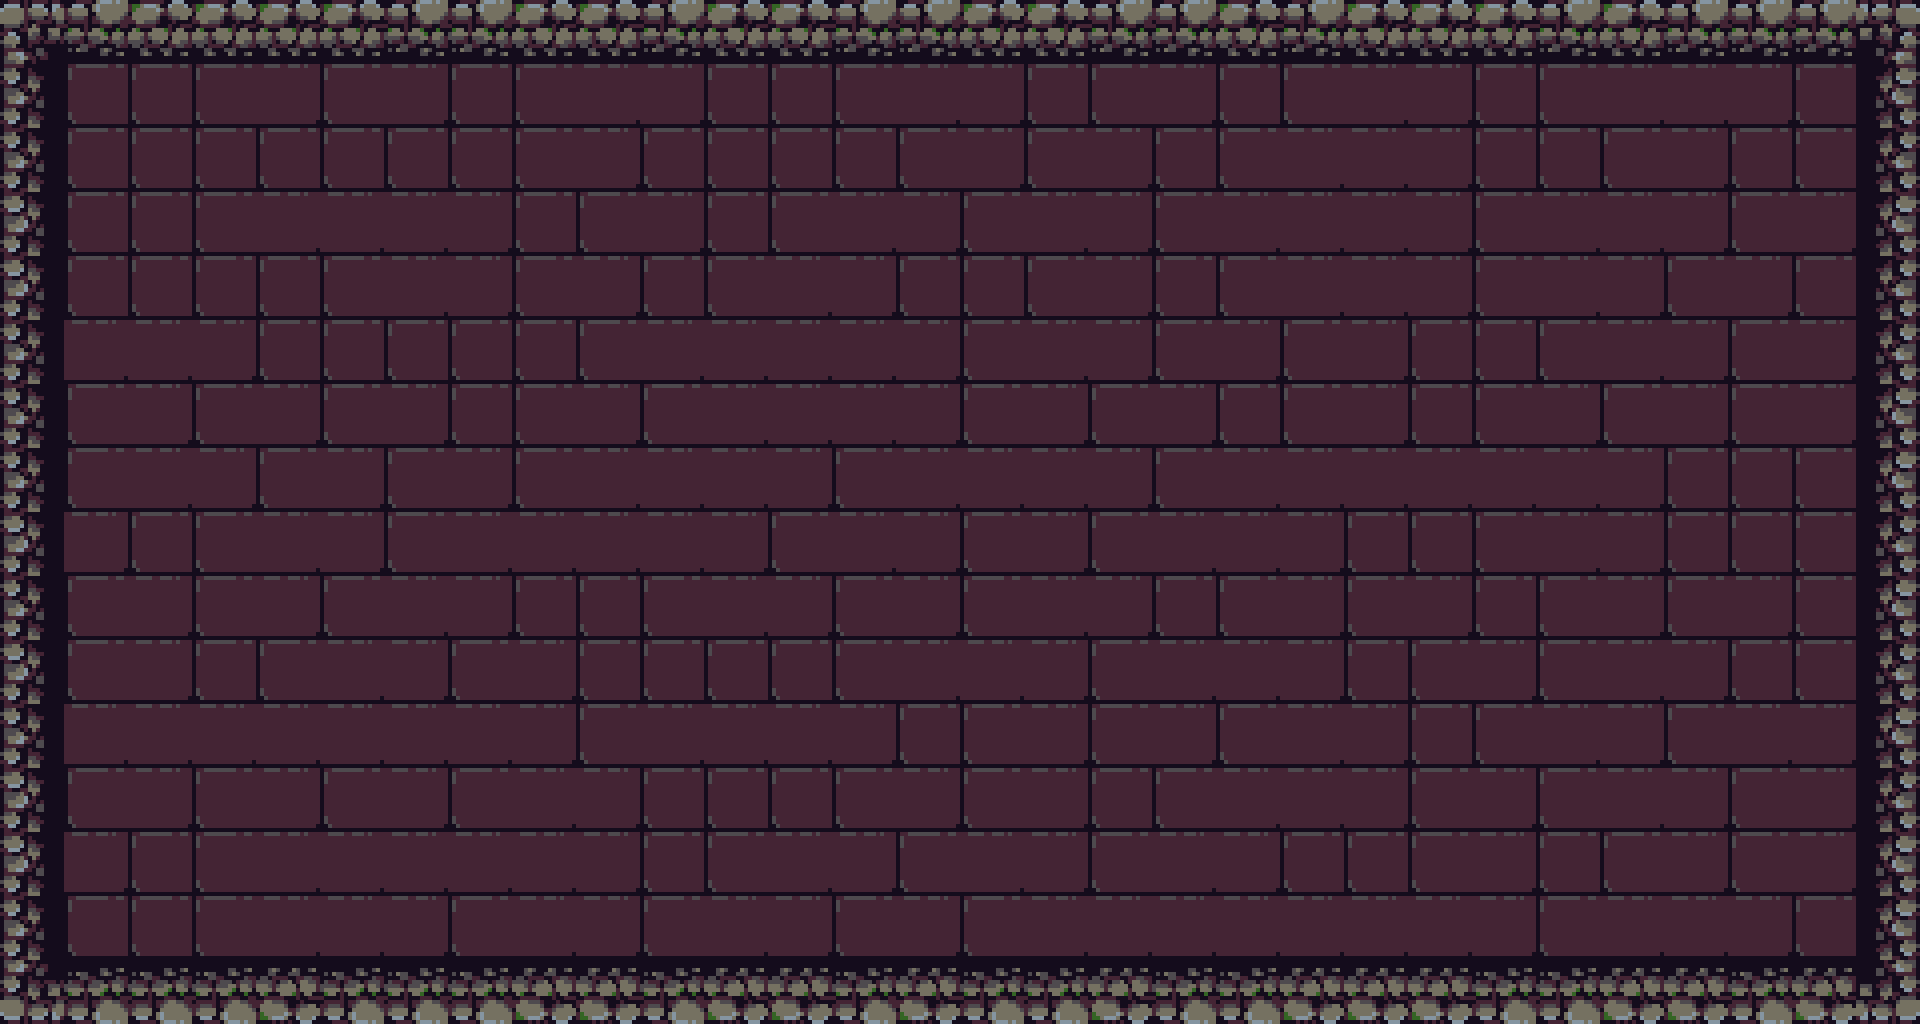

The image is a tile-based game level rendered from a .tmx file. Its description and complete source (layers, tilesets, objects, tile grids) follow:
An orthogonal 30x16 tile map with 64x64 px tiles, 1 tile layer (map), 3 tilesets and 4 objects.

<map version="1.10" tiledversion="1.11.2" orientation="orthogonal" renderorder="left-down" width="30" height="16" tilewidth="64" tileheight="64" infinite="0" nextlayerid="4" nextobjectid="26">
 <tileset firstgid="1" source="../tilesets/[64x64] Dungeon Bricks Shadow.tsx" />
 <tileset firstgid="57" source="../tilesets/[64x64] Dungeon Bricks Plain.tsx" />
 <tileset firstgid="113" source="../tilesets/tileset.tsx" />
 <layer id="1" name="map" width="30" height="16">
  <data encoding="csv">
255,257,256,256,256,256,257,257,256,256,257,256,256,257,257,256,256,257,257,256,257,256,256,256,257,256,257,257,257,258,
295,218,218,218,238,218,238,218,218,238,238,218,218,218,238,238,218,218,238,218,218,238,238,218,218,238,238,238,218,278,
295,218,218,218,218,218,218,218,218,238,218,218,218,218,218,238,218,238,218,218,238,238,238,218,218,218,238,218,218,298,
275,218,218,218,238,238,238,238,218,218,238,218,218,238,238,218,238,238,218,238,238,238,238,218,238,238,238,218,238,278,
275,218,218,218,218,218,238,238,218,238,218,218,238,238,218,218,218,238,218,218,238,238,238,218,238,238,218,238,218,298,
295,238,238,238,218,218,218,218,218,218,238,238,238,238,238,218,238,238,218,238,218,238,218,218,218,238,238,218,238,298,
295,218,238,218,238,218,238,218,218,238,218,238,238,238,238,218,238,218,238,218,218,238,218,218,238,218,238,218,238,278,
295,218,238,238,218,238,218,238,218,238,238,238,238,218,238,238,238,238,218,238,238,238,238,238,238,238,218,218,218,278,
275,238,218,218,238,238,218,238,238,238,238,238,218,238,238,218,238,218,238,238,238,218,218,218,238,238,218,218,218,298,
295,218,238,218,238,218,238,238,218,218,218,238,238,218,238,218,238,238,218,218,238,218,238,218,218,238,218,238,218,278,
275,218,238,218,218,238,238,218,238,218,218,218,218,218,238,238,238,218,238,238,238,218,218,238,218,238,238,218,218,298,
295,238,238,238,238,238,238,238,238,218,238,238,238,238,218,218,238,218,238,218,238,238,218,218,238,238,218,238,238,278,
275,218,238,218,238,218,238,218,238,238,218,218,218,218,238,218,238,218,218,238,238,238,218,238,218,238,238,218,238,298,
275,238,218,218,238,238,238,238,238,238,218,218,238,238,218,238,238,218,238,238,218,218,218,238,218,218,238,218,238,278,
295,218,218,218,238,238,238,218,238,238,218,238,238,218,238,218,238,238,238,238,238,238,238,238,218,238,238,238,218,278,
315,317,317,317,316,317,317,317,316,316,317,316,316,317,316,317,317,316,317,317,316,316,316,317,317,316,316,317,316,318
</data>
 </layer>
 <objectgroup id="2" name="collision" locked="1">
  <object id="2" x="0" y="0" width="1920" height="64">
   <properties>
    <property name="position" value="UP" />
   </properties>
  </object>
  <object id="3" x="1856" y="0" width="64" height="1024">
   <properties>
    <property name="position" value="RIGHT" />
   </properties>
  </object>
  <object id="4" x="0" y="960" width="1920" height="64">
   <properties>
    <property name="position" value="DOWN" />
   </properties>
  </object>
  <object id="10" x="0" y="0" width="64" height="1024">
   <properties>
    <property name="position" value="LEFT" />
   </properties>
  </object>
 </objectgroup>
 <objectgroup id="3" name="door_collision" locked="1" />
</map>
